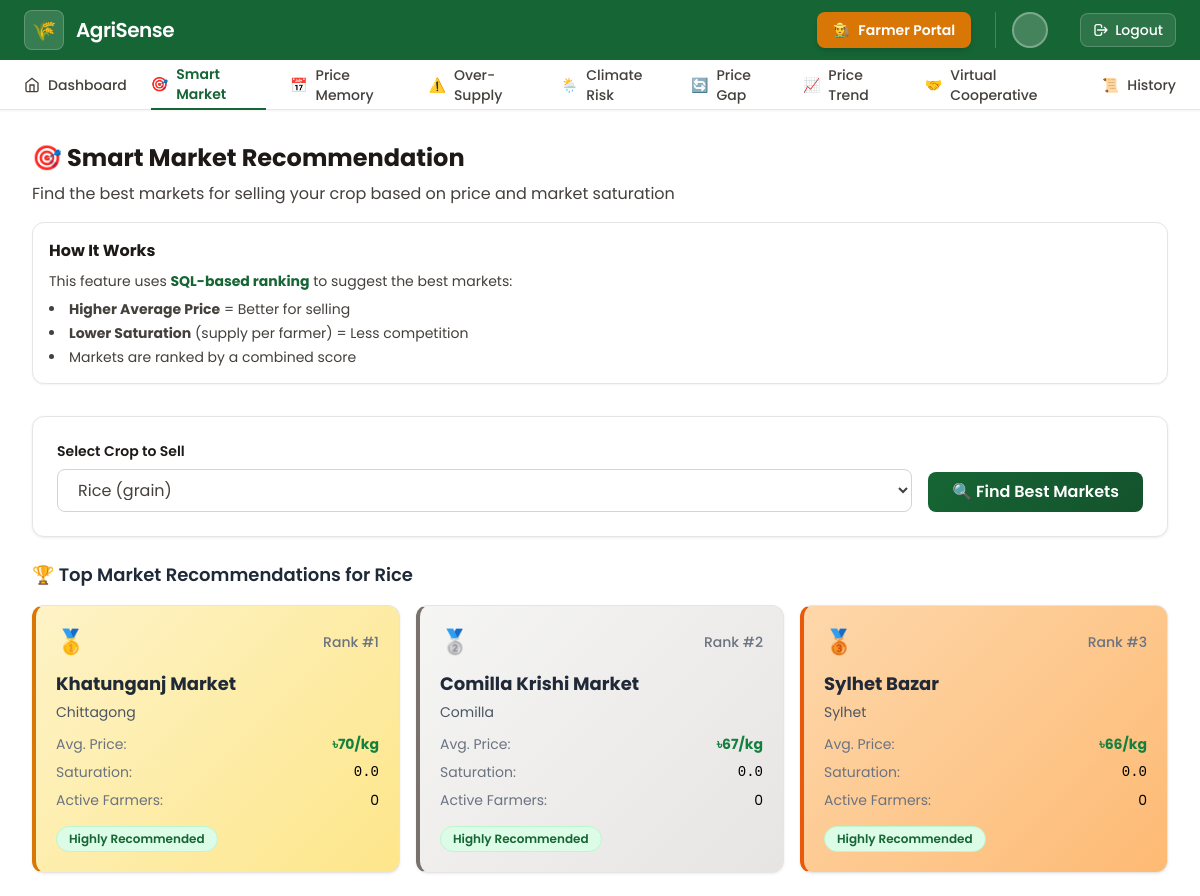
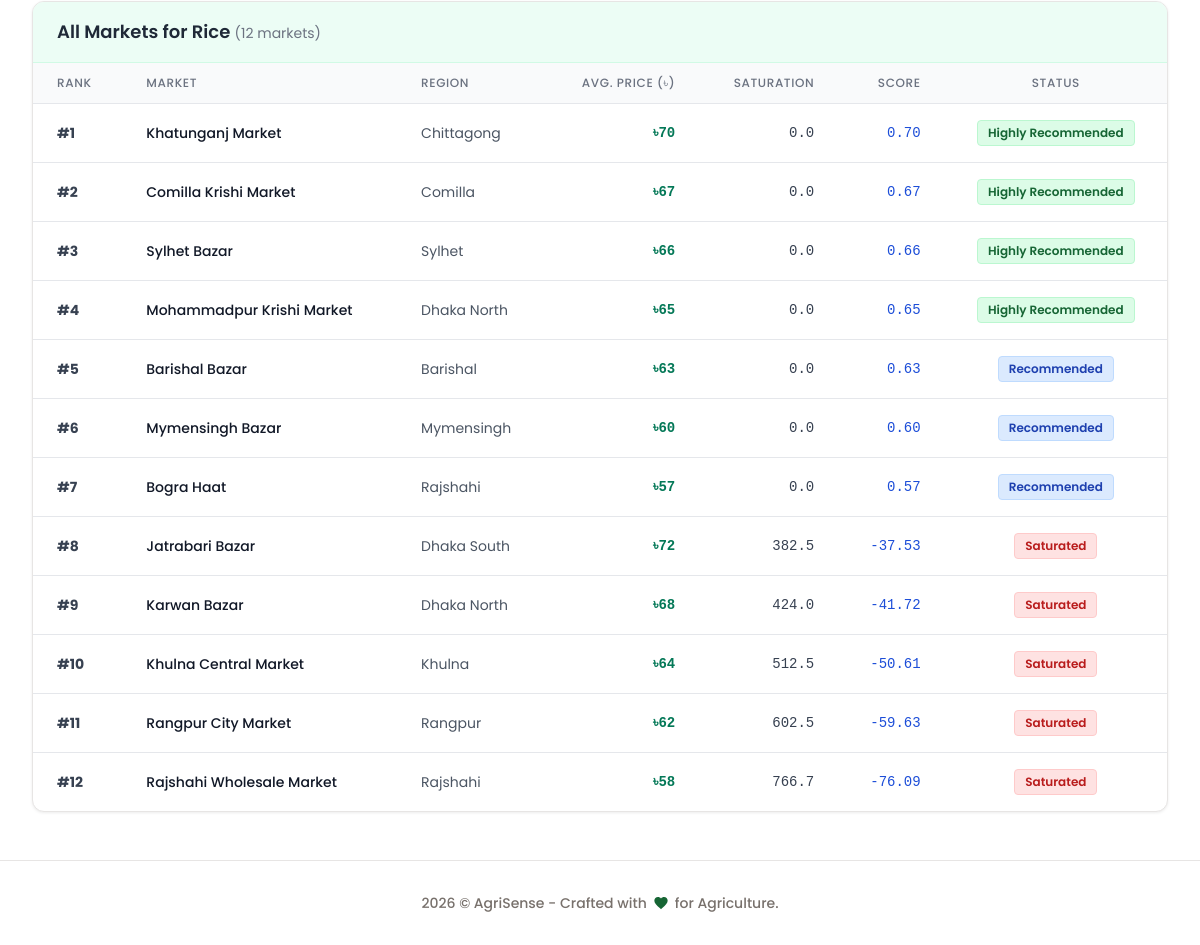
Page /pages/smart_market.php?crop_id=1 (signed in) on the committed database (2 pictures, top to bottom).
### tables this page shows
CREATE TABLE IF NOT EXISTS crops (
    crop_id INT PRIMARY KEY AUTO_INCREMENT,
    crop_name VARCHAR(100) NOT NULL,
    category ENUM('grain', 'vegetable', 'fruit', 'pulse', 'oilseed', 'spice') NOT NULL,
    unit VARCHAR(20) DEFAULT 'kg',
    created_at TIMESTAMP DEFAULT CURRENT_TIMESTAMP
);

CREATE TABLE IF NOT EXISTS markets (
    market_id INT PRIMARY KEY AUTO_INCREMENT,
    market_name VARCHAR(150) NOT NULL,
    region_id INT NOT NULL,
    location VARCHAR(200),
    market_type ENUM('wholesale', 'retail', 'both') DEFAULT 'wholesale',
    created_at TIMESTAMP DEFAULT CURRENT_TIMESTAMP,
    FOREIGN KEY (region_id) REFERENCES regions(region_id)
);

CREATE TABLE IF NOT EXISTS regions (
    region_id INT PRIMARY KEY AUTO_INCREMENT,
    region_name VARCHAR(100) NOT NULL,
    state VARCHAR(100) NOT NULL,
    created_at TIMESTAMP DEFAULT CURRENT_TIMESTAMP
);

### db/connection.php (called while the page is built, shortened)
<?php
function getConnection() {
    try {
        $dsn = "mysql:host=" . DB_HOST . ";dbname=" . DB_NAME . ";charset=utf8mb4";
        $options = [
            PDO::ATTR_ERRMODE            => PDO::ERRMODE_EXCEPTION,
            PDO::ATTR_DEFAULT_FETCH_MODE => PDO::FETCH_ASSOC,
            PDO::ATTR_EMULATE_PREPARES   => false,
        ];
        $pdo = new PDO($dsn, DB_USER, DB_PASS, $options);
        return $pdo;
    } catch (PDOException $e) {
        error_log("Database Connection Error: " . $e->getMessage());
        return null;
    }
}
function executeQuery($sql, $params = []) {
    $pdo = getConnection();
    try {
        $stmt = $pdo->prepare($sql);
        $stmt->execute($params);
        return $stmt->fetchAll();
    } catch (PDOException $e) {
        error_log("Query Error: " . $e->getMessage());
        return false;
    }
}
function getAllCrops() {
    $sql = "SELECT crop_id, crop_name, category FROM crops ORDER BY crop_name";
    return executeQuery($sql);
}
?>

### pages/smart_market.php (the view, shortened to what this page needs)
<?php
require_once __DIR__ . '/../db/connection.php';
$results = [];
$selectedCrop = null;
$cropName = '';
$crops = getAllCrops();
if ($_SERVER['REQUEST_METHOD'] === 'POST' || isset($_GET['crop_id'])) {
    $selectedCrop = isset($_POST['crop_id']) ? (int) $_POST['crop_id'] : (isset($_GET['crop_id']) ? (int) $_GET['crop_id'] : null);
    if ($selectedCrop) {
        foreach ($crops as $crop) {
            if ($crop['crop_id'] == $selectedCrop) {
                $cropName = $crop['crop_name'];
                break;
            }
        }
        $sql = "
            SELECT
                m.market_id,
                m.market_name,
                r.region_name,
                ROUND(AVG(mp.current_price), 2) AS avg_price,
                COALESCE(
                    ROUND(SUM(ms.quantity) / NULLIF(COUNT(DISTINCT ms.farmer_id), 0), 2),
                    0
                ) AS saturation_index,
                COUNT(DISTINCT ms.farmer_id) AS active_farmers,
                COALESCE(SUM(ms.quantity), 0) AS total_supply,
                ROUND(
                    (AVG(mp.current_price) / 100) - (COALESCE(SUM(ms.quantity) / NULLIF(COUNT(DISTINCT ms.farmer_id), 0), 0) / 10),
                    2
                ) AS recommendation_score,
                CASE
                    WHEN COALESCE(SUM(ms.quantity) / NULLIF(COUNT(DISTINCT ms.farmer_id), 0), 0) < 50
                        AND AVG(mp.current_price) > (
                            SELECT AVG(mp2.current_price)
                            FROM market_prices mp2
                            WHERE mp2.crop_id = :crop_id_sub
                        )
                    THEN 'Highly Recommended'
                    WHEN COALESCE(SUM(ms.quantity) / NULLIF(COUNT(DISTINCT ms.farmer_id), 0), 0) < 100
                    THEN 'Recommended'
                    WHEN COALESCE(SUM(ms.quantity) / NULLIF(COUNT(DISTINCT ms.farmer_id), 0), 0) < 150
                    THEN 'Consider'
                    ELSE 'Saturated'
                END AS recommendation_note
            FROM
                markets m
                JOIN regions r ON m.region_id = r.region_id
                LEFT JOIN market_prices mp ON m.market_id = mp.market_id AND mp.crop_id = :crop_id
                LEFT JOIN market_supply ms ON m.market_id = ms.market_id AND ms.crop_id = :crop_id2
            WHERE
                mp.crop_id = :crop_id3
            GROUP BY
                m.market_id,
                m.market_name,
                r.region_name,
                mp.crop_id
            ORDER BY
                recommendation_score DESC,
                avg_price DESC,
                saturation_index ASC
        ";
        $pdo = getConnection();
        if ($pdo) {
            try {
                $stmt = $pdo->prepare($sql);
                $stmt->execute([
                    'crop_id' => $selectedCrop,
                    'crop_id_sub' => $selectedCrop,
                    'crop_id2' => $selectedCrop,
                    'crop_id3' => $selectedCrop
                ]);
                $results = $stmt->fetchAll();
            } catch (PDOException $e) {
                $error = "Query Error: " . $e->getMessage();
            }
        } else {
            $error = "Database connection failed.";
        }
    }
}
?>
<?php include __DIR__ . '/../dashboard/partials/header.php'; ?>
    <main class="max-w-7xl mx-auto px-4 sm:px-6 lg:px-8 py-8">
        <div class="mb-8">
            <h1 class="text-2xl font-bold text-heading mb-2">🎯 Smart Market Recommendation</h1>
            <p class="text-body">Find the best markets for selling your crop based on price and market saturation
            </p>
            <div class="mt-4 p-4 bg-white rounded-xl border border-border shadow-sm">
                <h3 class="font-bold text-heading mb-2">How It Works</h3>
                <p class="text-sm text-body mb-2">
                    This feature uses <strong class="text-primary">SQL-based ranking</strong> to suggest the best markets:
                </p>
                <ul class="text-sm text-body list-disc list-inside space-y-1">
                    <li><strong>Higher Average Price</strong> = Better for selling</li>
                    <li><strong>Lower Saturation</strong> (supply per farmer) = Less competition</li>
                    <li>Markets are ranked by a combined score</li>
                </ul>
            </div>
        </div>
        <div class="glass-card rounded-xl p-6 mb-6">
            <form method="POST" class="flex flex-col sm:flex-row items-start sm:items-end gap-4">
                <div class="flex-1">
                    <label for="crop_id" class="block text-sm font-semibold text-heading mb-2">
                        Select Crop to Sell
                    </label>
                    <select id="crop_id" name="crop_id" required
                        class="w-full px-4 py-2 border border-border-strong rounded-lg focus:outline-none focus:ring-2 focus:ring-primary focus:border-transparent bg-white text-body">
                        <?php foreach ($crops as $crop): ?>
                            <option value="<?= $crop['crop_id'] ?>" <?= $selectedCrop == $crop['crop_id'] ? 'selected' : '' ?>>
                                <?= htmlspecialchars($crop['crop_name']) ?> (<?= htmlspecialchars($crop['category']) ?>)
                            </option>
                        <?php endforeach; ?>
                    </select>
                </div>
                <button type="submit" class="px-6 py-2 btn-primary rounded-lg">
                    🔍 Find Best Markets
                </button>
            </form>
        </div>
        <?php if (!empty($results)): ?>
            <div class="mb-6">
                <h2 class="text-lg font-semibold text-gray-800 mb-4">
                    🏆 Top Market Recommendations for <?= htmlspecialchars($cropName) ?>
                </h2>
                <div class="grid grid-cols-1 md:grid-cols-3 gap-4">
                    <?php foreach (array_slice($results, 0, 3) as $index => $row): ?>
                        <?php
                        $rankClass = match ($index) {
                            0 => 'rank-1',
                            1 => 'rank-2',
                            2 => 'rank-3',
                            default => ''
                        };
                        $medal = match ($index) {
                            0 => '🥇',
                            1 => '🥈',
                            2 => '🥉',
                            default => ''
                        };
                        ?>
                        <div class="glass-card rounded-xl p-5 <?= $rankClass ?>">
                            <div class="flex items-center justify-between mb-3">
                                <span class="text-2xl"><?= $medal ?></span>
                                <span class="text-sm font-medium text-gray-500">Rank #<?= $index + 1 ?></span>
                            </div>
                            <h3 class="text-lg font-bold text-gray-800 mb-1">
                                <?= htmlspecialchars($row['market_name']) ?>
                            </h3>
                            <p class="text-sm text-gray-600 mb-3"><?= htmlspecialchars($row['region_name']) ?></p>
                            <div class="space-y-2 text-sm">
                                <div class="flex justify-between">
                                    <span class="text-gray-500">Avg. Price:</span>
                                    <span class="font-bold text-green-700">৳<?= number_format($row['avg_price']) ?>/kg</span>
                                </div>
                                <div class="flex justify-between">
                                    <span class="text-gray-500">Saturation:</span>
                                    <span class="font-mono"><?= number_format($row['saturation_index'], 1) ?></span>
                                </div>
                                <div class="flex justify-between">
                                    <span class="text-gray-500">Active Farmers:</span>
                                    <span><?= $row['active_farmers'] ?></span>
                                </div>
                            </div>
                            <?php
                            $badgeClass = match ($row['recommendation_note']) {
                                'Highly Recommended' => 'badge-highly',
                                'Recommended' => 'badge-recommended',
                                'Consider' => 'badge-consider',
                                default => 'badge-saturated'
                            };
                            ?>
                            <div class="mt-4">
                                <span class="inline-block px-3 py-1 rounded-full text-xs font-medium <?= $badgeClass ?>">
                                    <?= $row['recommendation_note'] ?>
                                </span>
                            </div>
                        </div>
                    <?php endforeach; ?>
                </div>
            </div>
            <div class="glass-card rounded-xl overflow-hidden">
                <div class="px-6 py-4 border-b border-emerald-100 bg-emerald-50">
                    <h2 class="text-lg font-semibold text-gray-800">
                        All Markets for <?= htmlspecialchars($cropName) ?>
                        <span class="text-sm font-normal text-gray-500">
                            (<?= count($results) ?> markets)
                        </span>
                    </h2>
                </div>
                <div class="overflow-x-auto">
                    <table class="min-w-full divide-y divide-gray-200">
                        <thead class="bg-gray-50">
                            <tr>
                                <th class="px-6 py-3 text-left text-xs font-medium text-gray-500 uppercase tracking-wider">
                                    Rank</th>
                                <th class="px-6 py-3 text-left text-xs font-medium text-gray-500 uppercase tracking-wider">
                                    Market</th>
                                <th class="px-6 py-3 text-left text-xs font-medium text-gray-500 uppercase tracking-wider">
                                    Region</th>
                                <th class="px-6 py-3 text-right text-xs font-medium text-gray-500 uppercase tracking-wider">
                                    Avg. Price (৳)</th>
                                <th class="px-6 py-3 text-right text-xs font-medium text-gray-500 uppercase tracking-wider">
                                    Saturation</th>
                                <th class="px-6 py-3 text-right text-xs font-medium text-gray-500 uppercase tracking-wider">
                                    Score</th>
                                <th
                                    class="px-6 py-3 text-center text-xs font-medium text-gray-500 uppercase tracking-wider">
                                    Status</th>
                            </tr>
                        </thead>
                        <tbody class="divide-y divide-gray-200">
                            <?php foreach ($results as $index => $row): ?>
                                <?php
                                $badgeClass = match ($row['recommendation_note']) {
                                    'Highly Recommended' => 'badge-highly',
                                    'Recommended' => 'badge-recommended',
                                    'Consider' => 'badge-consider',
                                    default => 'badge-saturated'
                                };
                                ?>
                                <tr class="hover:bg-gray-50">
                                    <td class="px-6 py-4 whitespace-nowrap text-sm font-bold text-gray-700">
                                        #<?= $index + 1 ?>
                                    </td>
                                    <td class="px-6 py-4 whitespace-nowrap text-sm font-medium text-gray-900">
                                        <?= htmlspecialchars($row['market_name']) ?>
                                    </td>
                                    <td class="px-6 py-4 whitespace-nowrap text-sm text-gray-600">
                                        <?= htmlspecialchars($row['region_name']) ?>
                                    </td>
                                    <td
                                        class="px-6 py-4 whitespace-nowrap text-sm text-right font-mono text-emerald-700 font-bold">
                                        ৳<?= number_format($row['avg_price']) ?>
                                    </td>
                                    <td class="px-6 py-4 whitespace-nowrap text-sm text-right font-mono text-gray-700">
                                        <?= number_format($row['saturation_index'], 1) ?>
                                    </td>
                                    <td class="px-6 py-4 whitespace-nowrap text-sm text-right font-mono text-blue-700">
                                        <?= number_format($row['recommendation_score'], 2) ?>
                                    </td>
                                    <td class="px-6 py-4 whitespace-nowrap text-center">
                                        <span
                                            class="inline-flex items-center px-2.5 py-1 rounded text-xs font-medium <?= $badgeClass ?>">
                                            <?= $row['recommendation_note'] ?>
                                        </span>
                                    </td>
                                </tr>
                            <?php endforeach; ?>
                        </tbody>
                    </table>
                </div>
            </div>
        <?php endif; ?>
    </main>
<?php include __DIR__ . '/../dashboard/partials/footer.php'; ?>

### rows in the picture
crops: crop_name "Rice"
markets: medal "🥇", market_name "Khatunganj Market", region.region_name "Chittagong", avg_price "70", saturation_index "0.0", active_farmers "0", recommendation_note "Highly Recommended", recommendation_score "0.70"
markets: medal "🥈", market_name "Comilla Krishi Market", region.region_name "Comilla", avg_price "67", saturation_index "0.0", active_farmers "0", recommendation_note "Highly Recommended", recommendation_score "0.67"
markets: medal "🥉", market_name "Sylhet Bazar", region.region_name "Sylhet", avg_price "66", saturation_index "0.0", active_farmers "0", recommendation_note "Highly Recommended", recommendation_score "0.66"
markets: market_name "Mohammadpur Krishi Market", region.region_name "Dhaka North", avg_price "65", saturation_index "0.0", recommendation_score "0.65", recommendation_note "Highly Recommended"
markets: market_name "Barishal Bazar", region.region_name "Barishal", avg_price "63", saturation_index "0.0", recommendation_score "0.63", recommendation_note "Recommended"
markets: market_name "Mymensingh Bazar", region.region_name "Mymensingh", avg_price "60", saturation_index "0.0", recommendation_score "0.60", recommendation_note "Recommended"
markets: market_name "Bogra Haat", region.region_name "Rajshahi", avg_price "57", saturation_index "0.0", recommendation_score "0.57", recommendation_note "Recommended"
markets: market_name "Jatrabari Bazar", region.region_name "Dhaka South", avg_price "72", saturation_index "382.5", recommendation_score "-37.53", recommendation_note "Saturated"
markets: market_name "Karwan Bazar", region.region_name "Dhaka North", avg_price "68", saturation_index "424.0", recommendation_score "-41.72", recommendation_note "Saturated"
markets: market_name "Khulna Central Market", region.region_name "Khulna", avg_price "64", saturation_index "512.5", recommendation_score "-50.61", recommendation_note "Saturated"
markets: market_name "Rangpur City Market", region.region_name "Rangpur", avg_price "62", saturation_index "602.5", recommendation_score "-59.63", recommendation_note "Saturated"
markets: market_name "Rajshahi Wholesale Market", region.region_name "Rajshahi", avg_price "58", saturation_index "766.7", recommendation_score "-76.09", recommendation_note "Saturated"

### other values in the picture
count($results) "12"
form field crop_id "Rice (grain)"
